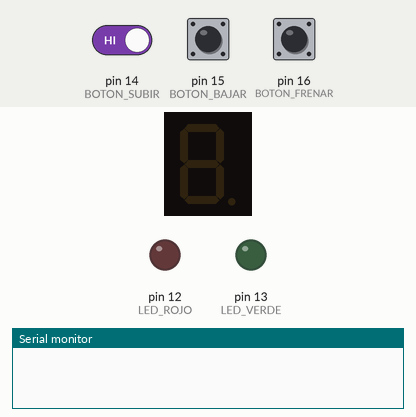
Simulated run of this sketch. Board: Arduino Uno, built with avr-gcc and run on an emulated ATmega328P. Parts: 1-digit seven-segment display, output pins drawn as LEDs (lit = HIGH), the last lines printed to the serial monitor. Wiring (inferred from the names in the program): 1-digit 7-segment display, segments lit when HIGH: segments pin 11, pin 10, pin 9, pin 8, pin 7, pin 5, pin 6. The test bench sets the inputs (shaded band); at power-on: pin 16 (BOTON_FRENAR) HIGH, pin 14 (BOTON_SUBIR) HIGH, pin 15 (BOTON_BAJAR) HIGH. The segment pins are drawn as the display they are named for; pins used as bus, display or sensor lines are not drawn.

Above: at 1.2 s.
1.3 s: pin 16 (BOTON_FRENAR) pulled LOW for 0.15 s
At 1.6 s:
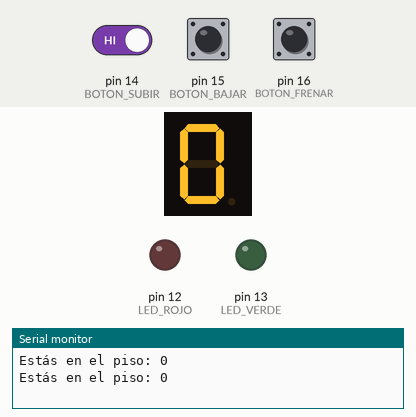
2.9 s: pin 14 (BOTON_SUBIR) driven LOW and pin 16 (BOTON_FRENAR) driven LOW
At 4.1 s:
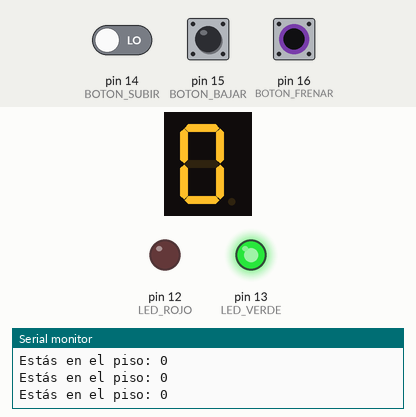
5.9 s: pin 16 (BOTON_FRENAR) driven HIGH
At 6.4 s:
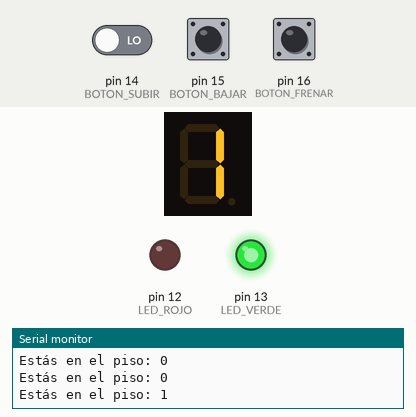
8.9 s: pin 16 (BOTON_FRENAR) driven LOW
At 10.0 s:
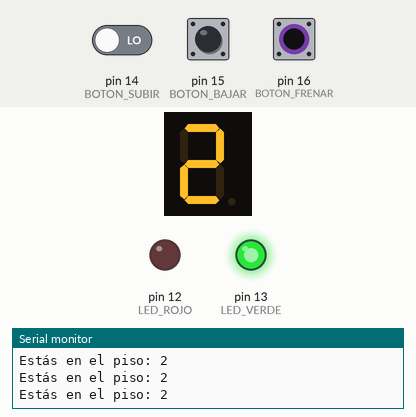
11.9 s: pin 14 (BOTON_SUBIR) driven HIGH
At 13.4 s:
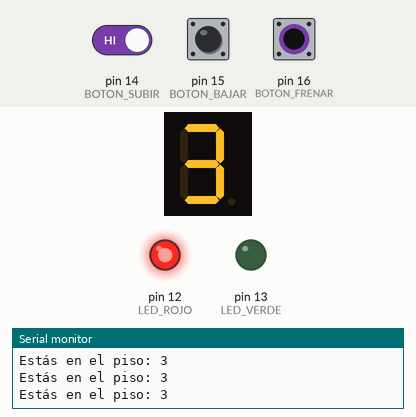
13.7 s: pin 15 (BOTON_BAJAR) pulled LOW for 0.15 s
At 14.9 s:
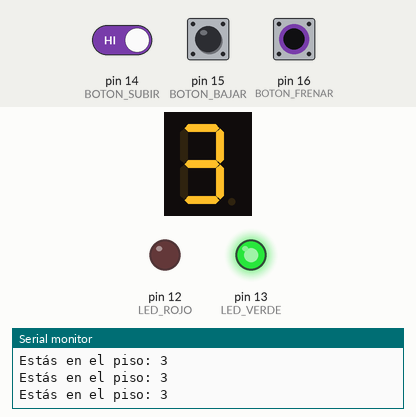
Timing chart, 0 to 17.8 s (numbered marks = the images above; inputs shaded):
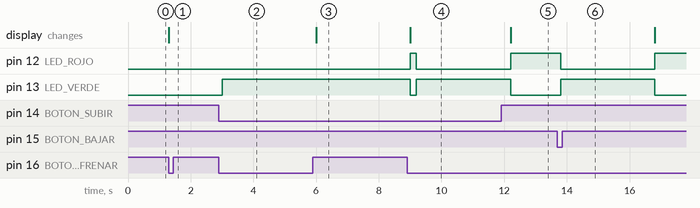

Measured:
- after the input at 1.3 s, the display: changes at once (image 1)
- after the input at 2.9 s, pin 13 (LED_VERDE): LOW → HIGH after 0.10 s
- after the input at 5.9 s, pin 12 (LED_ROJO): stays LOW (without the input it goes to HIGH after 0.10 s); pin 13 (LED_VERDE): stays HIGH (without the input it goes to LOW after 0.10 s)
- after the input at 8.9 s, pin 12 (LED_ROJO): LOW → HIGH after 0.10 s, → LOW 0.20 s later; pin 13 (LED_VERDE): HIGH → LOW after 0.10 s, → HIGH 0.20 s later
- after the input at 11.9 s, pin 12 (LED_ROJO): goes on until 12.2 s, then stays HIGH; pin 13 (LED_VERDE): goes on until 12.2 s, then stays LOW
- after the input at 13.7 s, pin 12 (LED_ROJO): HIGH → LOW after 0.11 s, → HIGH 3.0 s later; pin 13 (LED_VERDE): LOW → HIGH after 0.11 s, → LOW 3.0 s later

The sketch:

circuito.ino
```cpp
#define BOTON_FRENAR 16  // A2
#define BOTON_BAJAR 15  // A1
#define BOTON_SUBIR 14 // A0
#define LED_VERDE 13
#define LED_ROJO 12
// Cada letra representa una luz del display de 7 segmentos
#define a 11
#define b 10
#define c 9
#define d 8
#define e 7
#define f 5
#define g 6

int pisoActual = 0;
bool estaEnMovimiento = false;

void setup()
{
  for (int i = 5; i <= 13; i++) {
    pinMode(i, OUTPUT);
  }
  pinMode(BOTON_SUBIR, INPUT_PULLUP);
  pinMode(BOTON_BAJAR, INPUT_PULLUP);
  pinMode(BOTON_FRENAR, INPUT_PULLUP);
  Serial.begin(9600); // Inicializo el puerto Serial
}

void loop()
{
  if (digitalRead(BOTON_SUBIR) == LOW) {
    controlarMontacargas("Subir");
  }
  if (digitalRead(BOTON_BAJAR) == LOW) {
    controlarMontacargas("Bajar");
  }
  if (digitalRead(BOTON_FRENAR) == LOW) {
    frenarMontacargas();
  }
}

void controlarMontacargas(String modo)
{
  if (estaEnMovimiento) {
    encenderluzDeMovimiento(estaEnMovimiento);
    delay(3000);

    if (modo == "Subir") {
      [](){(pisoActual < 9) ? pisoActual++ : estaEnMovimiento == false;}();
    }

    else if (modo == "Bajar") {
      [](){(pisoActual > 0) ? pisoActual-- : estaEnMovimiento == false;}();
    }

    informarEstado(pisoActual);
    encenderluzDeMovimiento(false);
  }
}

void frenarMontacargas()
{
  informarEstado(pisoActual);
  (!estaEnMovimiento) ? estaEnMovimiento = true : estaEnMovimiento = false;
  delay(100); //Para evitar el rebote del loop
}

void informarEstado(int piso)
{
  ImprimirPiso(piso);
  CuentaRegresiva(piso);
}

void ImprimirPiso(int piso)
{
  Serial.print("Estás en el piso: ");
  Serial.println(piso);
}

void encenderluzDeMovimiento(bool prendeApaga)
{
  if (prendeApaga) {
    digitalWrite(LED_VERDE, HIGH);
    digitalWrite(LED_ROJO, LOW);
  } else if (!prendeApaga) {
    digitalWrite(LED_ROJO, HIGH);
    digitalWrite(LED_VERDE, LOW);
  }
}

void ApagarPrender7Segmentos(int apagarPrender)
{
  int segmentos[] = {a, b, c, d, e, f, g};
  for (int i = 0; i < 7; i++) {
    digitalWrite(segmentos[i], apagarPrender);
  }
}

void CuentaRegresiva(int numero)
{
  switch (numero) {
	  case 0:
    	ApagarPrender7Segmentos(HIGH);
    	digitalWrite(g, LOW);
    	break;
	  case 1:
    	ApagarPrender7Segmentos(LOW);
    	digitalWrite(b, HIGH);
    	digitalWrite(c, HIGH);
    	break;
	  case 2:
    	ApagarPrender7Segmentos(HIGH);
    	digitalWrite(c, LOW);
    	digitalWrite(f, LOW);
    	break;
	  case 3:
    	ApagarPrender7Segmentos(HIGH);
    	digitalWrite(e, LOW);
    	digitalWrite(f, LOW);
    	break;
	  case 4:
    	ApagarPrender7Segmentos(HIGH);
    	digitalWrite(a, LOW);
    	digitalWrite(d, LOW);
    	digitalWrite(e, LOW);
    	break;
	  case 5:
    	ApagarPrender7Segmentos(HIGH);
    	digitalWrite(b, LOW);
    	digitalWrite(e, LOW);
    	break;
	  case 6:
    	ApagarPrender7Segmentos(HIGH);
    	digitalWrite(b, LOW);
    	break;
	  case 7:
      ApagarPrender7Segmentos(HIGH);
    	digitalWrite(g, LOW);
    	digitalWrite(d, LOW);
    	digitalWrite(e, LOW);
      break;
    case 8:
    	ApagarPrender7Segmentos(HIGH);
    	break;
    case 9:
    	ApagarPrender7Segmentos(HIGH);
    	digitalWrite(e, LOW);
    	break;
  }
}
```
